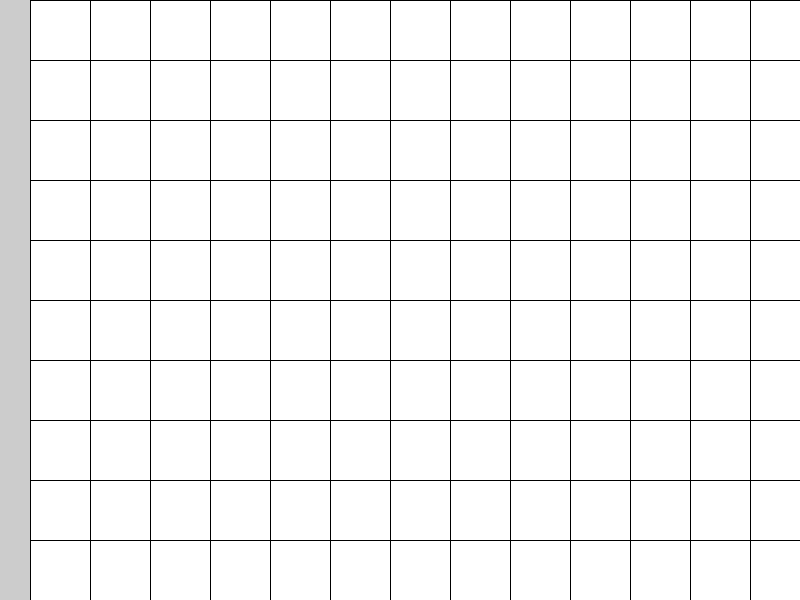
Frame 1 (no input)
Frame 60 (the mouse pressed at the canvas centre just before this capture): identical to frame 1, image omitted
Frame 120 (the mouse held since frame 60 and released just before this capture): identical to frame 1, image omitted

The Processing sketch that drew this single still picture (run headless with seeded random() and noise(); from frame 60 on, the mouse is pressed at the canvas centre):

// Processing sketch: grid_of_circle
// ── grid_of_circle.pde
int a =60 ;
void setup() {
  size(800, 600);
}

void draw() {
  for (int x = a/2; x<= width; x+= a) {
    for ( int y = 0; y<= height; y+= a) {
      rect(x, y, a, a);
    }
  }
}
